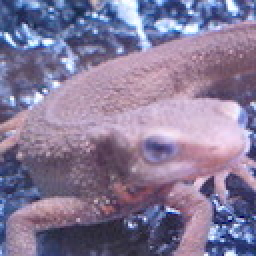
#> input picture image_processing_100/imori.jpg, 128 x 128 px (shown 2 times larger)
$ python 30.py
#> lines starting #> are read from the running program, lines starting #| are printed output that depends on the picture
import cv2
import numpy as np

img = cv2.imread("imori.jpg")
#> img is the input picture: shape (128, 128, 3); mean B, G, R 152.8, 121.8, 134.1
H, W, C = img.shape
#> H = 128; W = 128; C = 3

# ラジアンに変換
A = 30 * np.pi / 180.0

out1 = np.zeros((H, W, C), dtype=np.uint8)
for y_new in range(H):
    for x_new in range(W):
        x_old = int(x_new * np.cos(A) - y_new * np.sin(A))
        y_old = int(x_new * np.sin(A) + y_new * np.cos(A))

        if 0 <= x_old < W and 0 <= y_old < H:
            out1[y_new, x_new] = img[y_old, x_old]
        else:
            out1[y_new, x_new] = 0
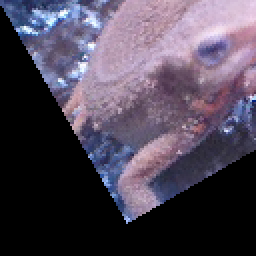
#> out1: shape (128, 128, 3) (shown 2 times larger); mean B, G, R 85.9, 69.5, 78.2
cv2.imshow("window1", out1)
cv2.waitKey(0)

out2 = np.zeros((H, W, C), dtype=np.uint8)

cx = W / 2
#> cx = 64
cy = H / 2
#> cy = 64
cx_new = W / 2
#> cx_new = 64
cy_new = H / 2
#> cy_new = 64

for y_new in range(H):
    for x_new in range(W):

        tx = x_new - cx_new
        ty = y_new - cy_new

        x_old = int(tx * np.cos(A) + ty * np.sin(A))
        y_old = int(-tx * np.sin(A) + ty * np.cos(A))

        x_old = int(np.round(x_old + cx))
        y_old = int(np.round(y_old + cy))

        if 0 <= x_old < W and 0 <= y_old < H:
            out2[y_new, x_new] = img[y_old, x_old]
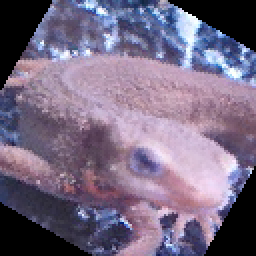
#> out2: shape (128, 128, 3) (shown 2 times larger); mean B, G, R 130.6, 106, 119

cv2.imshow("window2", out2)
cv2.waitKey(0)
